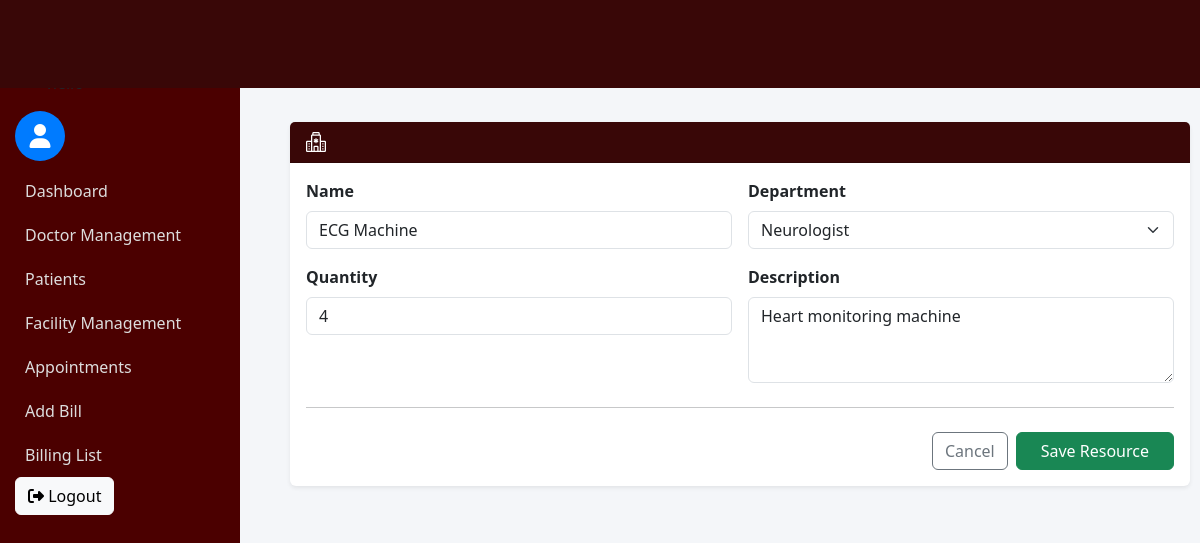
The page /facility/resources/1/edit/ on the database its author committed.
### facility/models.py (models this page shows, shortened)
class Resource(models.Model):
    name = models.CharField(max_length=100)
    department = models.ForeignKey(Department, on_delete=models.CASCADE)
    quantity = models.PositiveIntegerField()
    description = models.TextField(blank=True, null=True)

### facility/views.py (the view)
# urls.py: path('resources/<int:pk>/edit/', views.resource_edit, name='resource_edit'),
def resource_edit(request, pk):
    resource = get_object_or_404(Resource, pk=pk)
    if request.method == 'POST':
        form = ResourceForm(request.POST, instance=resource)
        if form.is_valid():
            form.save()
            return redirect('facility_dashboard')
    else:
        form = ResourceForm(instance=resource)
    return render(request, 'admin/resource_form.html', {'form': form})

### facility/forms.py
class ResourceForm(forms.ModelForm):
    class Meta:
        model = Resource
        fields = ['name', 'department', 'quantity', 'description']
        widgets = {
            'name': forms.TextInput(attrs={'class': 'form-control'}),
            'department': forms.Select(attrs={'class': 'form-select'}),
            'quantity': forms.NumberInput(attrs={'class': 'form-control'}),
            'description': forms.Textarea(attrs={
                'class': 'form-control',
                'rows': 3
            }),
        }

### facility/models.py (called while the page is built)
    def __str__(self):
        return self.name

### templates/admin/resource_form.html (shortened to what this page needs)
{% extends "admin/base.html" %}
{% block content %}
<div class="main-content container mt-4">
    <div class="card shadow-sm border-0">
        <div class="card-header text-white" style="background:#390707;">
            <h5 class="mb-0">
                <i class="bi bi-hospital"></i> {{ title }}
            </h5>
        </div>
        <div class="card-body">
            <form method="POST">
                <div class="row g-3">
                    {% for field in form %}
                    <div class="col-md-6">
                        <label class="form-label fw-semibold">
                            {{ field.label }}
                        </label>
                        {{ field }}
                    </div>
                    {% endfor %}
                </div>
                <hr class="my-4">
                <div class="d-flex justify-content-end gap-2">
                    <a href="{% url 'facility_dashboard' %}" class="btn btn-outline-secondary">
                        Cancel
                    </a>
                    <button type="submit" class="btn btn-success px-4">
                        Save Resource
                    </button>
                </div>
            </form>
        </div>
    </div>
</div>
{% endblock %}

### static/css/admin.css (style rules this page uses)
body { background: #f4f6f9; }
.main-content { margin-left: 240px; padding: 20px; }

### rows shown on the page
Resource: form "ECG Machine" "Neurologist" "4" "Heart monitoring machine"

### other values the page prints
{{ field.label }} "Name" "Department" "Quantity" "Description"
